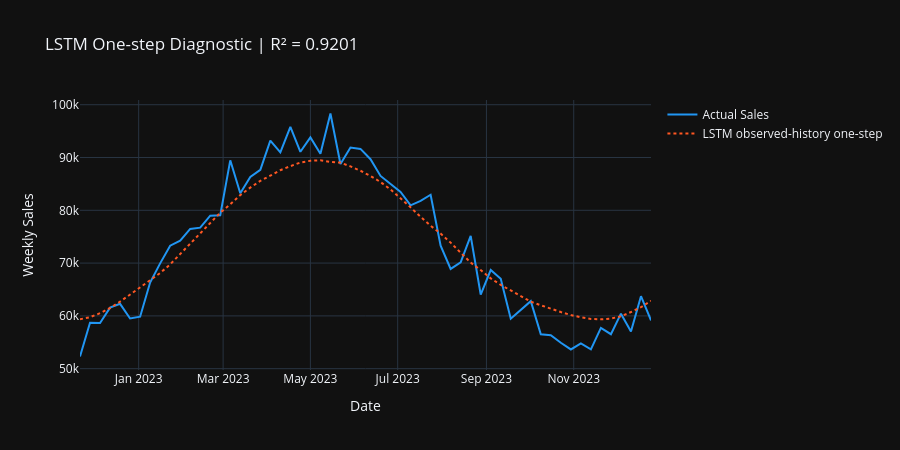

Notebook code for this chart:
### Code cell
# ── 5.6 Actual vs Predicted Plot ──
test_dates = df_feat['datum'].values[split + SEQUENCE_LENGTH:]

fig = go.Figure()
fig.add_trace(go.Scatter(x=test_dates, y=y_actual,
                          name='Actual Sales',
                          line=dict(color='#2196F3', width=2)))
fig.add_trace(go.Scatter(x=test_dates, y=y_pred,
                          name='LSTM observed-history one-step',
                          line=dict(color='#FF5722', width=2, dash='dot')))

fig.update_layout(
    title=f'LSTM One-step Diagnostic | R² = {lstm_one_step_metrics["R²"]:.4f}',
    xaxis_title='Date',
    yaxis_title='Weekly Sales',
    template='plotly_dark',
    height=450
)
fig.show(renderer="vscode")
